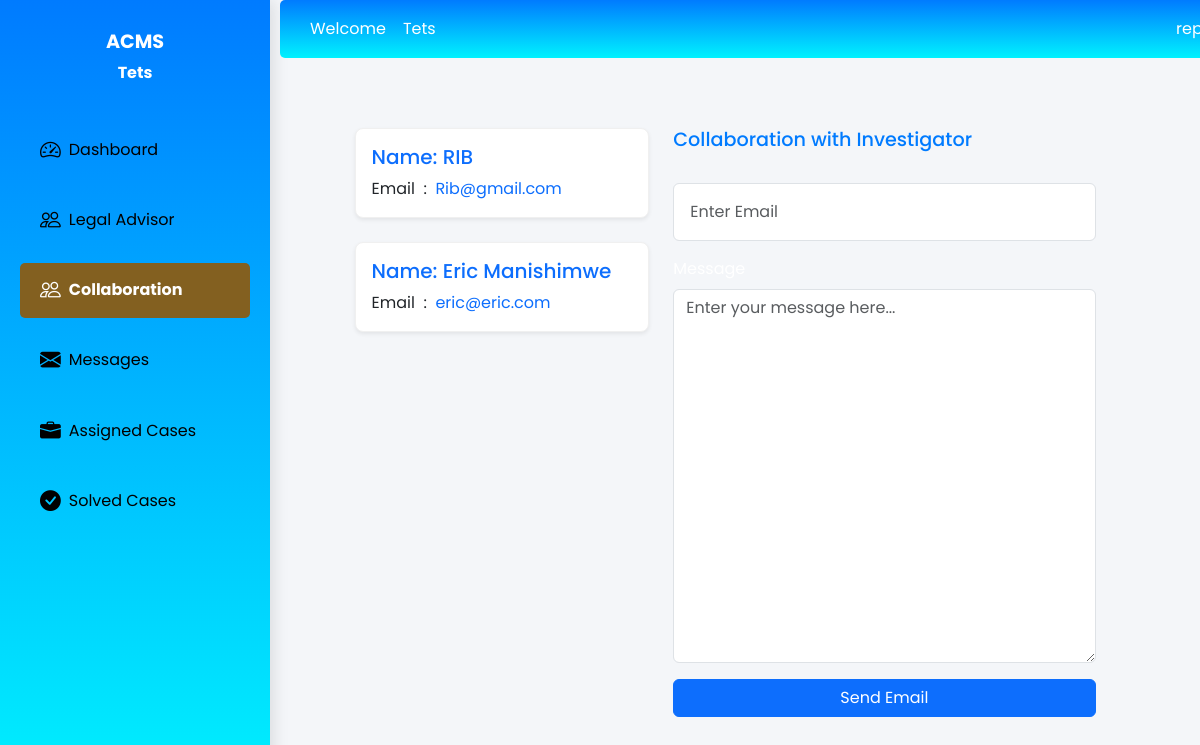
The page /collabration/ (signed in) on the database its author committed.
### IntegrityGuard_app/models.py (models this page shows, shortened)
class User(models.Model):
    USER_TYPE_CHOICES = (
        ('admin', 'Administrator'),
        ('investigator', 'Investigator'),
        ('reporter', 'Reporter'),
    )
    fullname = models.CharField(max_length=255)
    address = models.CharField(max_length=255)
    phone_number = models.CharField(max_length=15)
    email = models.EmailField(unique=True)
    password = models.CharField(max_length=128)
    user_type = models.CharField(max_length=15, choices=USER_TYPE_CHOICES , default='reporter')
    date_joined = models.DateTimeField(auto_now_add=True)
    is_active = models.BooleanField(default=True)
    is_admin = models.BooleanField(default=False)
    USERNAME_FIELD = 'email'
    REQUIRED_FIELDS = ['username']

### IntegrityGuard_app/views.py (the view)
# urls.py: path('collabration/', views.collabration , name='collabration'),
def collabration(request):
    name = request.session["name"]
    role= request.session["user_type"]
    email= request.session["email"]
    user = User.objects.filter(user_type="investigator").exclude(email=email)
    context = {
        'name': name,
        'role': role,
        'users': user
    }
    return render(request, 'investigator/Collabration.html', context)

### IntegrityGuard_app/templates/investigator/Collabration.html (shortened to what this page needs)
{% load static %}
<!DOCTYPE html>
<html lang="en">
<head>
    <link href="https://cdn.jsdelivr.net/npm/bootstrap@5.3.0/dist/css/bootstrap.min.css" rel="stylesheet">
    <link href="https://cdn.jsdelivr.net/npm/bootstrap-icons/font/bootstrap-icons.css" rel="stylesheet">
</head>
<body>
    <div class="d-flex">
        <div class="sidebar">
            <h4>ACMS</h4>
            <h5>{{ name }}</h5>
            <ul class="nav flex-column">
                <li class="nav-item">
                    <a href="{% url 'investigator_dashboard' %}"
                        class="nav-link {% if request.resolver_match.url_name == 'investigator_dashboard' %}active{% endif %}">
                        <i class="bi bi-speedometer2 me-2"></i> Dashboard
                    </a>
                </li>
                <li class="nav-item">
                    <a href="{% url 'Legal_advisor_List' %}"
                        class="nav-link {% if request.resolver_match.url_name == 'Legal_advisor_List' %}active{% endif %}">
                        <i class="bi bi-people me-2"></i> Legal Advisor
                    </a>
                </li>
                <li class="nav-item">
                    <a href="{% url 'collabration' %}"
                        class="nav-link {% if request.resolver_match.url_name == 'collabration' %}active{% endif %}">
                        <i class="bi bi-people me-2"></i> Collaboration
                    </a>
                </li>
                <li class="nav-item">
                    <a href="{% url 'messages' %}"
                        class="nav-link {% if request.resolver_match.url_name == 'messages' %}active{% endif %}">
                        <i class="bi bi-envelope-fill me-2"></i> Messages
                    </a>
                </li>
                <li class="nav-item">
                    <a href="{% url 'investigetor_case' %}"
                        class="nav-link {% if request.resolver_match.url_name == 'investigetor_case' %}active{% endif %}">
                        <i class="bi bi-briefcase-fill me-2"></i> Assigned Cases
                    </a>
                </li>
                <li class="nav-item">
                    <a href="{% url 'investigetor_solved' %}"
                        class="nav-link {% if request.resolver_match.url_name == 'investigetor_solved' %}active{% endif %}">
                        <i class="bi bi-check-circle-fill me-2"></i> Solved Cases
                    </a>
                </li>
            </ul>
        </div>
        <div class="main-content">
            <nav class="navbar navbar-expand-lg navbar-custom">
                <span> Welcome &nbsp;&nbsp; {{ name }}</span>
                <div class="dropdown ms-auto">
                    <button class="btn text-white dropdown-toggle" type="button" id="navbarDropdown"
                        data-bs-toggle="dropdown" aria-expanded="false">
                        <span>{{role}}</span>
                    </button>
                </div>
            </nav>
            <div class="dashboard-container container py-5">
                <div class="row">
                    <div class="col-md-5 case-container text-black mb-4">
                        <div class="row">
                            {% for user in users %}
                            <div class="col-md-12 mb-4">
                                <div class="card shadow-sm">
                                    <div class="card-body">
                                        <h5 class="card-title text-primary">Name: <span>{{ user.fullname }}</span></h5>
                                        <p class="card-text" style="display:  flex;">
                                            Email &nbsp;: &nbsp;
                                            <span class="email-clickable text-primary" data-email="{{ user.email }}"
                                                style="cursor: pointer; color: blue;">
                                                {{ user.email }}
                                            </span>
                                        </p>
                                    </div>
                                </div>
                            </div>
                            {% endfor %}
                        </div>
                    </div>
                    <div class="col-md-7 case-container text-left">
                        <div class="d-flex justify-content-between align-items-center mb-4">
                            <h2>Collaboration with Investigator</h2>
                        </div>
                        <form method="post" class="mt-4" action="{% url 'send_email_view' %}">
                            <div class="mb-3">
                                <input type="email" name="email" id="email-input" class="form-control p-3"
                                    placeholder="Enter Email" required>
                            </div>
                            <div class="mb-3">
                                <label for="message" class="form-label">Message</label>
                                <textarea name="message" id="message" rows="15" class="form-control"
                                    placeholder="Enter your message here..." required></textarea>
                            </div>
                            <button type="submit" class="btn btn-primary w-100">Send Email</button>
                        </form>
                    </div>
                </div>
            </div>
        </div>
</body>
</html>

### IntegrityGuard_app/templates/investigator/Collabration.html (style rules this page uses)
body { background: linear-gradient(to bottom, #4facfe, #00f2fe); font-family: 'Poppins', sans-serif; color: #fff; min-height: 100vh; display: flex; flex-direction: column; margin: 0; padding: 0; }
.sidebar { background: linear-gradient(to bottom, #007bff, #00f2fe); color: #fff; height: 100vh; width: 270px; position: fixed; padding: 30px 20px; box-shadow: 4px 0px 15px rgba(0, 0, 0, 0.1); }
.sidebar h4 { font-size: 1.2rem; font-weight: bold; color: #fff; margin-bottom: 10px; text-align: center; }
.sidebar h5 { font-size: 1rem; font-weight: bold; color: #fff; margin-bottom: 40px; text-align: center; }
.sidebar .nav-link { color: black; font-size: 1rem; padding: 12px 20px; border-radius: 5px; transition: all 0.3s ease; display: flex; align-items: center; }
.sidebar .nav-link i { font-size: 1.3rem; margin-right: 10px; }
.sidebar .nav-link.active, .sidebar .nav-link:hover { background-color: rgb(131, 96, 32); color: #fff; font-weight: bold; }
.sidebar .nav-item:not(:last-child) { margin-bottom: 15px; }
.main-content { margin-left: 250px; padding: 30px; flex-grow: 1; background-color: #f4f6f9; }
.dashboard-container { margin: 50px auto; padding: 30px; border-radius: 10px; max-width: 90%; width: 100%; height: 84vh; }
.dashboard-container h2 { color: #007bff; font-size: 1.2em; }
.navbar-custom { background: linear-gradient(to bottom, #007bff, #00f2fe); padding: 10px 30px; border-radius: 5px; color: white; position: fixed; width: 85%; z-index: 1000; top: 0; }
.card { border-radius: 8px; border: 1px solid #f0f0f0; transition: transform 0.2s ease, box-shadow 0.2s ease; }

### rows shown on the page
User: fullname "RIB", email "Rib@gmail.com"
User: fullname "Eric Manishimwe", email "eric@eric.com"

### other values the page prints
{{ name }} "Tets"
